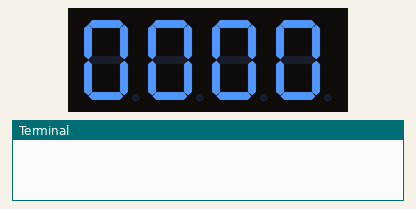
This program was run on a simulated Raspberry Pi (header pin numbers). On the bench: 4-digit seven-segment display, the last lines printed to the terminal. Threads take turns every 2 ms.

Above: at 0.1 s.
At 2.1 s:
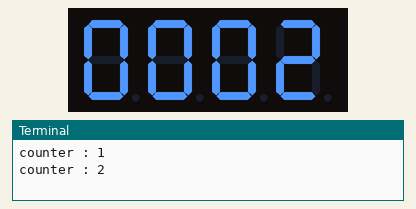
At 6.1 s:
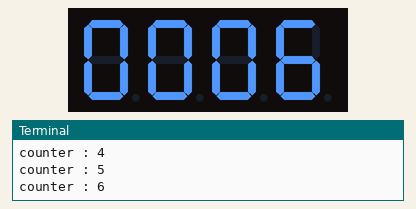
At 9.1 s:
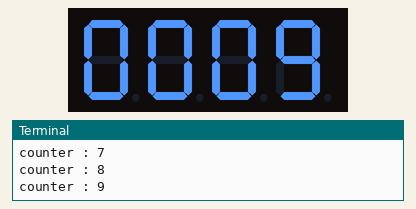
At 14.1 s:
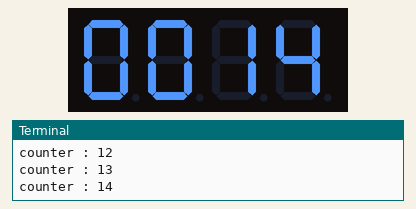
At 18.1 s:
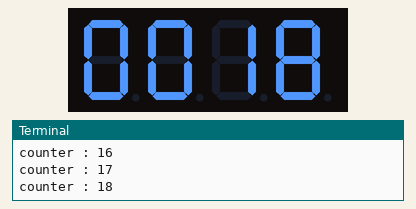

The program:

1.1.5_4-Digit.py
```python
#!/usr/bin/env python3

import RPi.GPIO as GPIO
import time
import threading

#define the pins connect to 74HC595
SDI   = 18      #serial data input(DS)
RCLK  = 16      #memory clock input(STCP)
SRCLK = 12       #shift register clock input(SHCP)
number = (0xc0,0xf9,0xa4,0xb0,0x99,0x92,0x82,0xf8,0x80,0x90)
# A segment code array from 0 to 9 in Hexadecimal (Common anode)

placePin = (11,13,15,19)    # Define 4 digit's common pin
counter = 0         # Variable counter, the number will be displayed
t = 0               # define the Timer object

def setup():
    GPIO.setmode(GPIO.BOARD)    # Number GPIOs by its physical location
    GPIO.setup(SDI, GPIO.OUT)       # Set pin mode to output
    GPIO.setup(RCLK, GPIO.OUT)
    GPIO.setup(SRCLK, GPIO.OUT)
    for pin in placePin:
        GPIO.setup(pin,GPIO.OUT)


def hc595_shift(dat):      #shift the data to 74HC595
	for bit in range(0, 8):
		GPIO.output(SDI, 0x80 & (dat << bit))
		GPIO.output(SRCLK, GPIO.HIGH)
		GPIO.output(SRCLK, GPIO.LOW)
	GPIO.output(RCLK, GPIO.HIGH)
	GPIO.output(RCLK, GPIO.LOW)

# select the place of the value, this is only one place that will be enable each time.
# the parameter digit is optional for 0001,0010,0100,1000
def selectPlace(digit):
    GPIO.output(placePin[0],GPIO.LOW if (digit&0x08) else GPIO.HIGH)
    GPIO.output(placePin[1],GPIO.LOW if (digit&0x04) else GPIO.HIGH)
    GPIO.output(placePin[2],GPIO.LOW if (digit&0x02) else GPIO.HIGH)
    GPIO.output(placePin[3],GPIO.LOW if (digit&0x01) else GPIO.HIGH)

def display(counter):   #display the number
    hc595_shift(0xff)   #clean up the display
    selectPlace(0x01)   #Select place
    hc595_shift(number[counter%10]) #Display the number on the single digit of the value
    time.sleep(0.003)
    hc595_shift(0xff)
    selectPlace(0x02)
    hc595_shift(number[counter%100//10])
    time.sleep(0.003)
    hc595_shift(0xff)
    selectPlace(0x04)
    hc595_shift(number[counter%1000//100])
    time.sleep(0.003)
    hc595_shift(0xff)
    selectPlace(0x08)
    hc595_shift(number[counter%10000//1000])
    time.sleep(0.003)

def timer():        #timer function
    global counter
    global t
    t = threading.Timer(1.0,timer)      #set the time again
    t.start()                           #Start timing
    counter+=1
    print ("counter : %d"%counter)

def loop():
    global t
    global counter
    t = threading.Timer(1.0,timer)      #set the timer
    t.start()                           # Start timing
    while True:
        display(counter)                # display the number counter

def destroy():   # When "Ctrl+C" is pressed, the function is executed.
    global t
    GPIO.cleanup()
    t.cancel()      #cancel the timer

if __name__ == '__main__': # Program starting from here
    setup()
    try:
        loop()
    except KeyboardInterrupt:
        destroy()
```

Measured:
- what the display in image 0 shows lasts 1.0 s, from 0.1 s to 1.1 s
